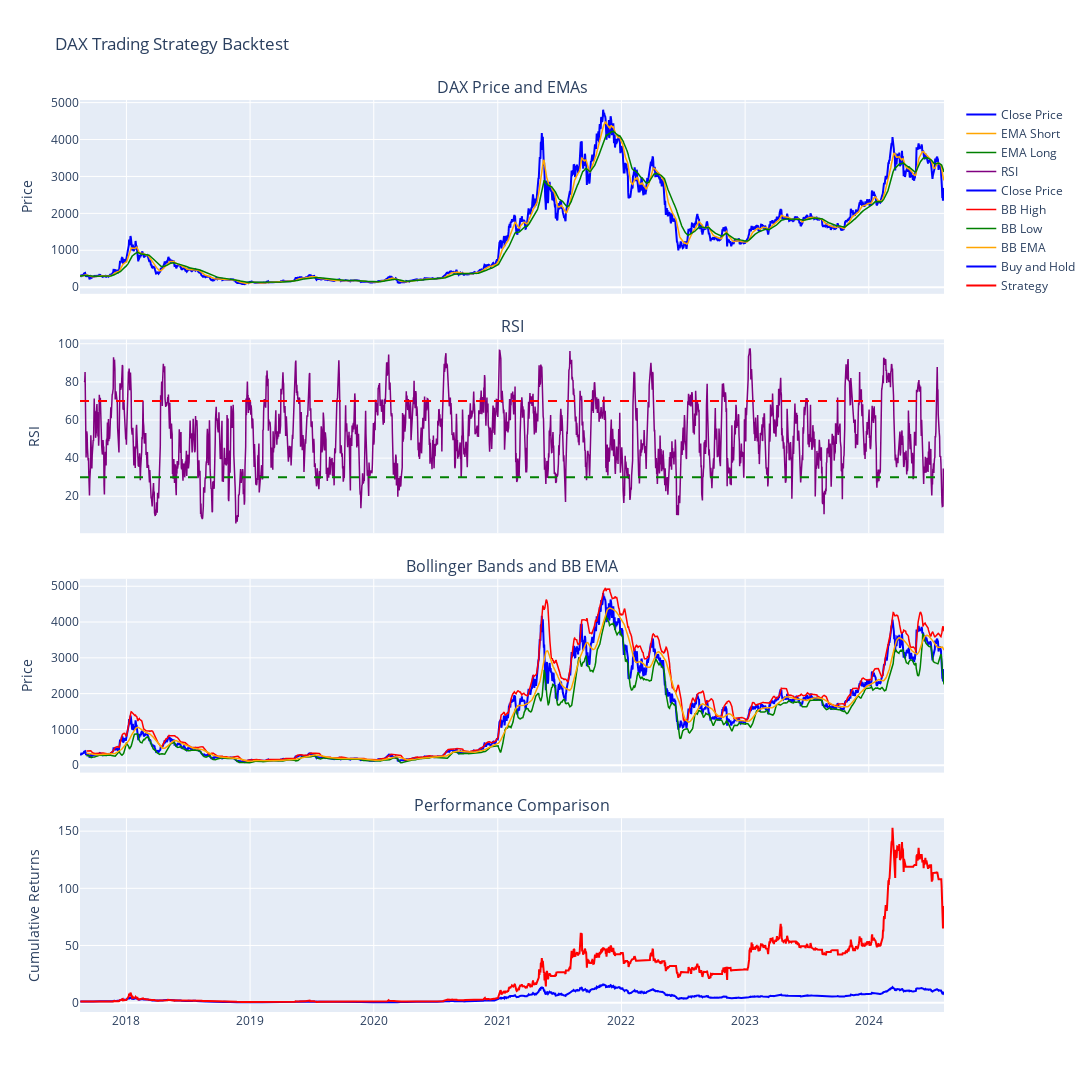

Source (notebook cell):
### Code cell
import pandas as pd
import numpy as np
import yfinance as yf
import plotly.graph_objects as go
from plotly.subplots import make_subplots

# Calculate EMAs
def calculate_ema(data, period):
    return data.ewm(span=period, adjust=False).mean()

data['EMA_Short'] = calculate_ema(data['Close'], 20)
data['EMA_Long'] = calculate_ema(data['Close'], 50)

# Calculate RSI
def calculate_rsi(data, period):
    delta = data.diff()
    gain = (delta.where(delta > 0, 0)).rolling(window=period).mean()
    loss = (-delta.where(delta < 0, 0)).rolling(window=period).mean()
    rs = gain / loss
    return 100 - (100 / (1 + rs))

data['RSI'] = calculate_rsi(data['Close'], 14)

# Calculate Bollinger Bands
def calculate_bollinger_bands(data, period, num_std):
    rolling_mean = data.rolling(window=period).mean()
    rolling_std = data.rolling(window=period).std()
    upper_band = rolling_mean + (rolling_std * num_std)
    lower_band = rolling_mean - (rolling_std * num_std)
    return upper_band, rolling_mean, lower_band

data['BB_High'], data['BB_Mid'], data['BB_Low'] = calculate_bollinger_bands(data['Close'], 20, 2)
data['BB_EMA'] = calculate_ema(data['BB_Mid'], 20)

# Create signals
data['EMA_Cross_Signal'] = np.where(data['EMA_Short'] > data['EMA_Long'], 1, 0)
data['RSI_Signal'] = np.where((data['RSI'] > 70) | (data['RSI'] < 30), 1, 0)
data['BB_EMA_Signal'] = np.where((data['Close'] > data['BB_High']) | (data['Close'] < data['BB_Low']), 1, 0)

# Combine signals
data['Combined_Signal'] = data['EMA_Cross_Signal'] + data['RSI_Signal'] + data['BB_EMA_Signal']

# Calculate performance
data['Returns'] = data['Close'].pct_change()
data['Strategy_Returns'] = data['Returns'] * data['Combined_Signal'].shift(1)

cumulative_returns = (1 + data['Returns']).cumprod()
cumulative_strategy_returns = (1 + data['Strategy_Returns']).cumprod()

# Create subplots
fig = make_subplots(rows=4, cols=1, shared_xaxes=True, vertical_spacing=0.05,
                    subplot_titles=('DAX Price and EMAs', 'RSI', 'Bollinger Bands and BB EMA', 'Performance Comparison'))

# Plot 1: Price and EMAs
fig.add_trace(go.Scatter(x=data.index, y=data['Close'], name='Close Price', line=dict(color='blue', width=2)), row=1, col=1)
fig.add_trace(go.Scatter(x=data.index, y=data['EMA_Short'], name='EMA Short', line=dict(color='orange', width=1.5)), row=1, col=1)
fig.add_trace(go.Scatter(x=data.index, y=data['EMA_Long'], name='EMA Long', line=dict(color='green', width=1.5)), row=1, col=1)

# Plot 2: RSI
fig.add_trace(go.Scatter(x=data.index, y=data['RSI'], name='RSI', line=dict(color='purple', width=1.5)), row=2, col=1)
fig.add_hline(y=70, line_dash="dash", line_color="red", row=2, col=1)
fig.add_hline(y=30, line_dash="dash", line_color="green", row=2, col=1)

# Plot 3: Bollinger Bands
fig.add_trace(go.Scatter(x=data.index, y=data['Close'], name='Close Price', line=dict(color='blue', width=2)), row=3, col=1)
fig.add_trace(go.Scatter(x=data.index, y=data['BB_High'], name='BB High', line=dict(color='red', width=1.5)), row=3, col=1)
fig.add_trace(go.Scatter(x=data.index, y=data['BB_Low'], name='BB Low', line=dict(color='green', width=1.5)), row=3, col=1)
fig.add_trace(go.Scatter(x=data.index, y=data['BB_EMA'], name='BB EMA', line=dict(color='orange', width=1.5)), row=3, col=1)

# Plot 4: Performance Comparison
fig.add_trace(go.Scatter(x=data.index, y=cumulative_returns, name='Buy and Hold', line=dict(color='blue', width=2)), row=4, col=1)
fig.add_trace(go.Scatter(x=data.index, y=cumulative_strategy_returns, name='Strategy', line=dict(color='red', width=2)), row=4, col=1)

# Update layout
fig.update_layout(height=1200, width=1200, title_text="DAX Trading Strategy Backtest")
fig.update_xaxes(rangeslider_visible=False)
fig.update_yaxes(title_text="Price", row=1, col=1)
fig.update_yaxes(title_text="RSI", row=2, col=1)
fig.update_yaxes(title_text="Price", row=3, col=1)
fig.update_yaxes(title_text="Cumulative Returns", row=4, col=1)

# Show the interactive plot
fig.show()

# Print performance metrics
print(f"Buy and Hold Return: {cumulative_returns.iloc[-1]:.2f}")
print(f"Strategy Return: {cumulative_strategy_returns.iloc[-1]:.2f}")

### Figure 1 — Plotly figure (JSON) as saved in the notebook; plotly's stock layout.template omitted (floating-point values rounded to 4 significant figures; data arrays with more than 128 entries replaced by an {"elided": "..."} marker saying what was removed)
{"data": [{"line": {"color": "blue", "width": 2}, "name": "Close Price", "type": "scatter", "x": {"elided": "2551 str values"}, "xaxis": "x", "y": {"elided": "2551 float values"}, "yaxis": "y"}, {"line": {"color": "orange", "width": 1.5}, "name": "EMA Short", "type": "scatter", "x": {"elided": "2551 str values"}, "xaxis": "x", "y": {"elided": "2551 float values"}, "yaxis": "y"}, {"line": {"color": "green", "width": 1.5}, "name": "EMA Long", "type": "scatter", "x": {"elided": "2551 str values"}, "xaxis": "x", "y": {"elided": "2551 float values"}, "yaxis": "y"}, {"line": {"color": "purple", "width": 1.5}, "name": "RSI", "type": "scatter", "x": {"elided": "2551 str values"}, "xaxis": "x2", "y": {"elided": "2551 float values"}, "yaxis": "y2"}, {"line": {"color": "blue", "width": 2}, "name": "Close Price", "type": "scatter", "x": {"elided": "2551 str values"}, "xaxis": "x3", "y": {"elided": "2551 float values"}, "yaxis": "y3"}, {"line": {"color": "red", "width": 1.5}, "name": "BB High", "type": "scatter", "x": {"elided": "2551 str values"}, "xaxis": "x3", "y": {"elided": "2551 float values"}, "yaxis": "y3"}, {"line": {"color": "green", "width": 1.5}, "name": "BB Low", "type": "scatter", "x": {"elided": "2551 str values"}, "xaxis": "x3", "y": {"elided": "2551 float values"}, "yaxis": "y3"}, {"line": {"color": "orange", "width": 1.5}, "name": "BB EMA", "type": "scatter", "x": {"elided": "2551 str values"}, "xaxis": "x3", "y": {"elided": "2551 float values"}, "yaxis": "y3"}, {"line": {"color": "blue", "width": 2}, "name": "Buy and Hold", "type": "scatter", "x": {"elided": "2551 str values"}, "xaxis": "x4", "y": {"elided": "2551 float values"}, "yaxis": "y4"}, {"line": {"color": "red", "width": 2}, "name": "Strategy", "type": "scatter", "x": {"elided": "2551 str values"}, "xaxis": "x4", "y": {"elided": "2551 float values"}, "yaxis": "y4"}], "layout": {"annotations": [{"font": {"size": 16}, "showarrow": false, "text": "DAX Price and EMAs", "x": 0.5, "xanchor": "center", "xref": "paper", "y": 1, "yanchor": "bottom", "yref": "paper"}, {"font": {"size": 16}, "showarrow": false, "text": "RSI", "x": 0.5, "xanchor": "center", "xref": "paper", "y": 0.7375, "yanchor": "bottom", "yref": "paper"}, {"font": {"size": 16}, "showarrow": false, "text": "Bollinger Bands and BB EMA", "x": 0.5, "xanchor": "center", "xref": "paper", "y": 0.475, "yanchor": "bottom", "yref": "paper"}, {"font": {"size": 16}, "showarrow": false, "text": "Performance Comparison", "x": 0.5, "xanchor": "center", "xref": "paper", "y": 0.2125, "yanchor": "bottom", "yref": "paper"}], "height": 1200, "shapes": [{"line": {"color": "red", "dash": "dash"}, "type": "line", "x0": 0, "x1": 1, "xref": "x2 domain", "y0": 70, "y1": 70, "yref": "y2"}, {"line": {"color": "green", "dash": "dash"}, "type": "line", "x0": 0, "x1": 1, "xref": "x2 domain", "y0": 30, "y1": 30, "yref": "y2"}], "title": {"text": "DAX Trading Strategy Backtest"}, "width": 1200, "xaxis": {"anchor": "y", "domain": [0, 1], "matches": "x4", "rangeslider": {"visible": false}, "showticklabels": false}, "xaxis2": {"anchor": "y2", "domain": [0, 1], "matches": "x4", "rangeslider": {"visible": false}, "showticklabels": false}, "xaxis3": {"anchor": "y3", "domain": [0, 1], "matches": "x4", "rangeslider": {"visible": false}, "showticklabels": false}, "xaxis4": {"anchor": "y4", "domain": [0, 1], "rangeslider": {"visible": false}}, "yaxis": {"anchor": "x", "domain": [0.7875, 1], "title": {"text": "Price"}}, "yaxis2": {"anchor": "x2", "domain": [0.525, 0.7375], "title": {"text": "RSI"}}, "yaxis3": {"anchor": "x3", "domain": [0.2625, 0.475], "title": {"text": "Price"}}, "yaxis4": {"anchor": "x4", "domain": [0, 0.2125], "title": {"text": "Cumulative Returns"}}}}
